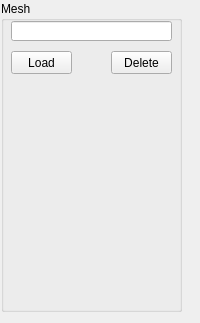
<?xml version="1.0" encoding="UTF-8"?>
<ui version="4.0">
 <class>meshBox</class>
 <widget class="QWidget" name="meshBox">
  <property name="geometry">
   <rect>
    <x>0</x>
    <y>0</y>
    <width>200</width>
    <height>323</height>
   </rect>
  </property>
  <property name="windowTitle">
   <string>Form</string>
  </property>
  <widget class="QGroupBox" name="meshGroup">
   <property name="geometry">
    <rect>
     <x>1</x>
     <y>1</y>
     <width>181</width>
     <height>311</height>
    </rect>
   </property>
   <property name="title">
    <string>Mesh</string>
   </property>
   <widget class="QLineEdit" name="fileNameLine">
    <property name="geometry">
     <rect>
      <x>10</x>
      <y>20</y>
      <width>161</width>
      <height>20</height>
     </rect>
    </property>
    <property name="text">
     <string/>
    </property>
   </widget>
   <widget class="QPushButton" name="loadButton">
    <property name="geometry">
     <rect>
      <x>10</x>
      <y>50</y>
      <width>61</width>
      <height>23</height>
     </rect>
    </property>
    <property name="text">
     <string>Load</string>
    </property>
   </widget>
   <widget class="QPushButton" name="deleteButton">
    <property name="geometry">
     <rect>
      <x>110</x>
      <y>50</y>
      <width>61</width>
      <height>23</height>
     </rect>
    </property>
    <property name="text">
     <string>Delete</string>
    </property>
   </widget>
   <widget class="meshInfoBox" name="infoBox" native="true">
    <property name="geometry">
     <rect>
      <x>10</x>
      <y>80</y>
      <width>161</width>
      <height>218</height>
     </rect>
    </property>
   </widget>
  </widget>
 </widget>
 <customwidgets>
  <customwidget>
   <class>meshInfoBox</class>
   <extends>QWidget</extends>
   <header location="global">GUI/meshinfobox.h</header>
   <container>1</container>
  </customwidget>
 </customwidgets>
 <resources/>
 <connections/>
</ui>
